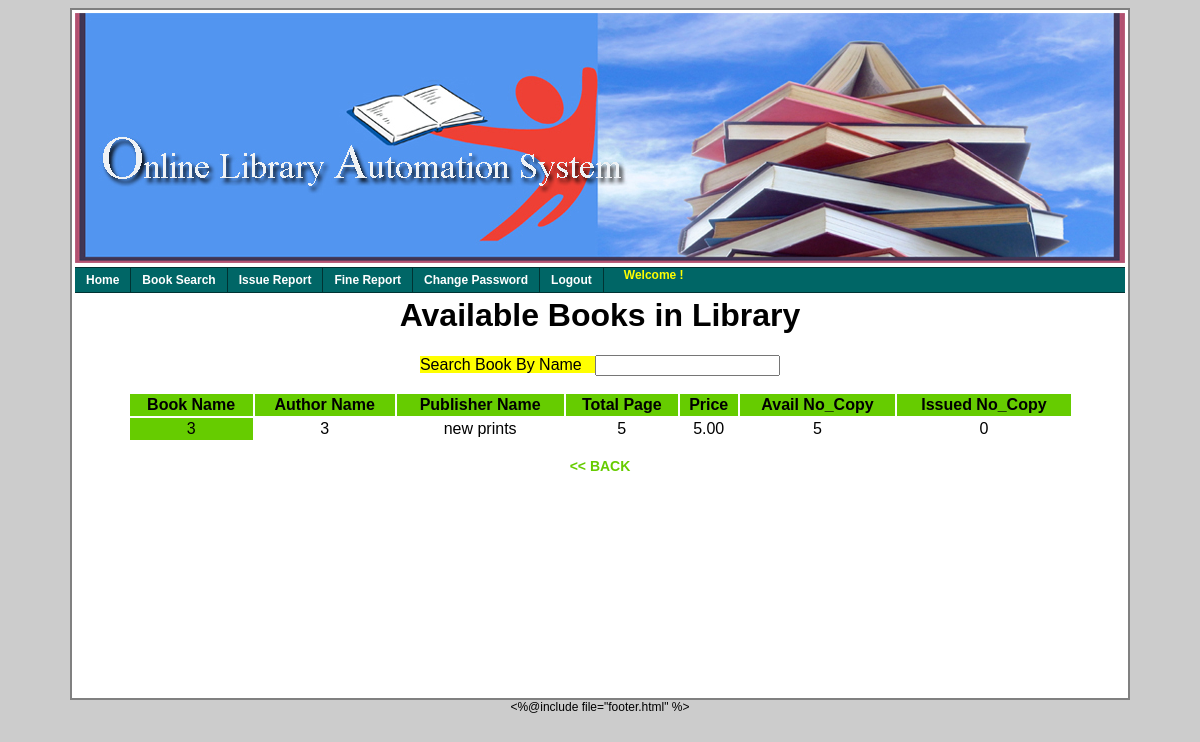
/SearchBookByName.php?bname=3, run on the app's committed database.
### tables this page shows
CREATE TABLE IF NOT EXISTS `book_mstr` (
  `bname` varchar(200) NOT NULL,
  `author_name` varchar(200) DEFAULT NULL,
  `pname` varchar(200) DEFAULT NULL,
  `page_no` int(4) DEFAULT NULL,
  `price` decimal(6,2) DEFAULT NULL,
  `no_copy` int(2) DEFAULT NULL,
  `issue_copy` int(2) DEFAULT '0',
  PRIMARY KEY (`bname`),
  KEY `FK_book_mstr` (`pname`)
);

### SearchBookByName.php (the view, shortened to what this page needs)
<html>
    <head>
        <link href="style/mycss.css" rel="stylesheet" type="text/css" />
    </head>
    <body>
    <center>
        <table class="table">
            <tr>
                <td width="100%" height="250px" valign="top">
                </td>
            </tr>
            <tr>
                <td width="100%" valign="top">
                </td>
            </tr>
            <tr>
                <td width="100%" height="400px" valign="top" align="center">
                    <h1>Available Books in Library</h1>
                    <p align="left">
                    <form action="SearchBookByName.php" method="get">
                        <span style="background-color: #ffff00;">
                            Search Book By Name &nbsp;&nbsp;<input type="search" name="bname">
                        </span>
                    </form>
                    </p>
                    <table cellspacing="2" cellpadding="2" border="0" width="90%">
                        <tr style="background-color: #66cc00">
                            <th>
                                Book Name
                            </th>
                            <th>
                                Author Name
                            </th>
                            <th>
                                Publisher Name
                            </th>
                            <th>
                                Total Page
                            </th>
                            <th>
                                Price
                            </th>
                            <th>
                                Avail No_Copy
                            </th>
                            <th>
                                Issued No_Copy
                            </th>
                        </tr>
                      <?php
                            $bname=$_GET['bname'];
                            $q="select * from book_mstr where book_mstr.no_copy!=book_mstr.issue_copy and bname='$bname'";
	                    $r = mysql_query($q);
	                    $c = mysql_num_rows($r);
                             if ($c>0) {
                            if($row = mysql_fetch_array($r))
                             {
                            echo "<tr>";
                            echo "<td align='center' style='background-color: #66cc00'>".$bname;
                            echo "</td>";
                            echo "<td align='center'>".$row['author_name'];
                            echo "</td>";
                            echo "<td align='center'>".$row['pname'];
                            echo "</td>";
                            echo "<td align='center'>".$row['page_no'];
                            echo "</td>";
                            echo "<td align='center'>".$row['price'];
                            echo "</td>";
                            echo "<td align='center''>".$row['no_copy'];
                            echo "</td>";
                            echo "<td align='center'>".$row['issue_copy'];
                            echo "</td>";
                            echo "</tr>";
                } else {
               echo "<tr>";
                    echo "<td colspan='9' align='center'>";
                      echo "Either this book is not available in library or no copy of this book is available for Issue.";
                    echo "</td>";
                echo "</tr>";
                }
                             }
                             ?>
                    </table>
                <p>
                    <a href="SearchBook.php" style="text-decoration: none;font-size: 14px;color: #66cc00;">
                        <b>    << BACK</b>
                    </a>
                </p>
                </td>
            </tr>
        </table>
        <%@include file="footer.html" %>
    </center>
</body>
</html>

### style/mycss.css (style rules this page uses)
body { background-color: #cccccc; font-family: Verdana,Arial,Helvetica,sans-serif; font-size: 12px; }
.table { width: 1050px; border-right-style: solid; border-left-style: solid; border-bottom-style: solid; border-top-style: solid; border-right-width: 2px; border-left-width: 2px; border-bottom-width: 2px; border-top-width: 2px; background-color: #ffffff; }
.h_mnu_01 { width: 100%; font-family: Verdana, Arial, Helvetica, sans-serif; font-size: 12px; font-weight: bold; font-style: normal; text-decoration: none; }
.h_mnu_01 ul { margin: 0; padding: 0; float: left; width: 100%; background: #006666; border-top-width: 1px; border-right-width: 0; border-bottom-width: 1px; border-left-width: 0; border-top-style: solid; border-right-style: solid; border-bottom-style: solid; border-left-style: solid; border-top-color: #003333; border-right-color: #003333; border-bottom-color: #003333; border-left-color: #003333 }
.h_mnu_01 ul li { display: inline; }
.h_mnu_01 ul li a { float: left; color: #FFFFFF; padding: 5px 11px; text-decoration: none; border-right-width: 1px; border-right-style: solid; border-right-color: #003333; }

### data on the page
book_mstr: author_name "3", pname "new prints", page_no "5", price "5.00", no_copy "5", issue_copy "0"

### other printed values
$bname "3"
